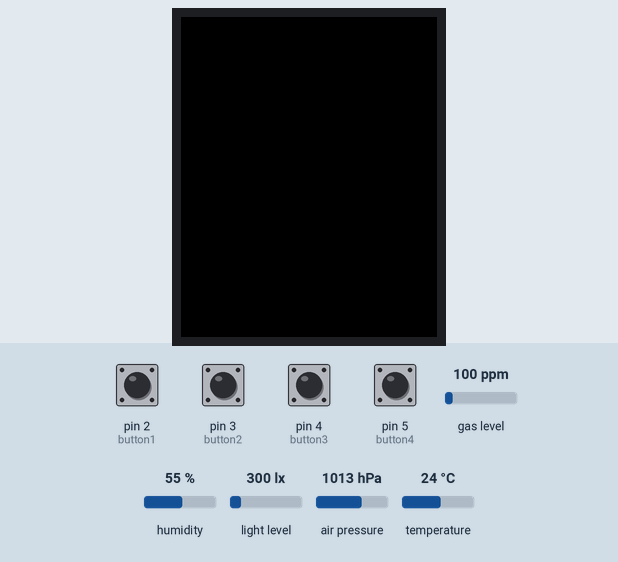
A sketch run on a simulated Arduino Uno, built with avr-gcc and run on an emulated ATmega328P. Parts: 160×128 colour display. Inputs (shaded band) come from the test bench; at power-on: pin 2 (button1), pin 3 (button2), pin 4 (button3), pin 5 (button4) HIGH, gas level 100 ppm, humidity 55 %, light level 300 lx, air pressure 1013 hPa, temperature 24 °C. Storage starts empty; what the sketch prints to the serial monitor is not drawn.

Above: at 1.3 s.
1.4 s: pin 2 (button1) pulled LOW for 0.15 s
At 2.7 s:
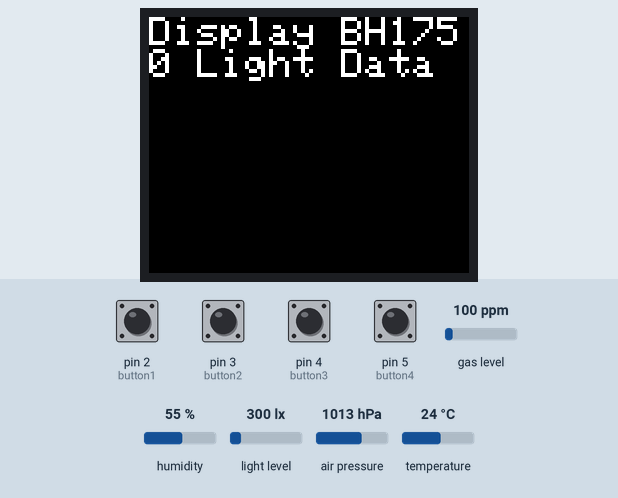
3.0 s: pin 3 (button2) pulled LOW for 1 s
At 5.1 s:
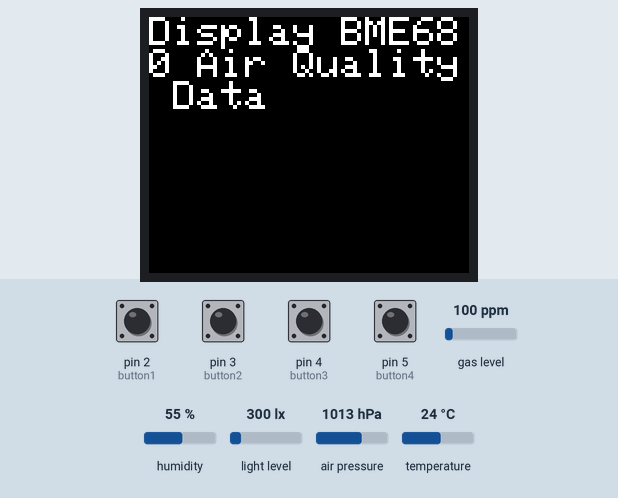
5.5 s: pin 4 (button3) pulled LOW for 1 s
At 7.6 s:
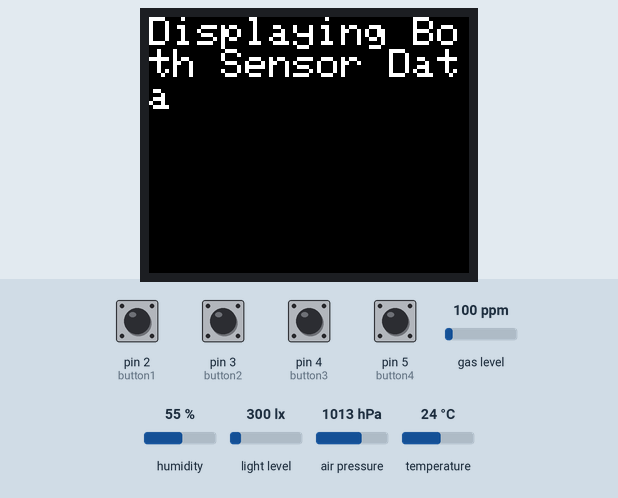
8.0 s: pin 5 (button4) pulled LOW for 1 s
At 8.9 s:
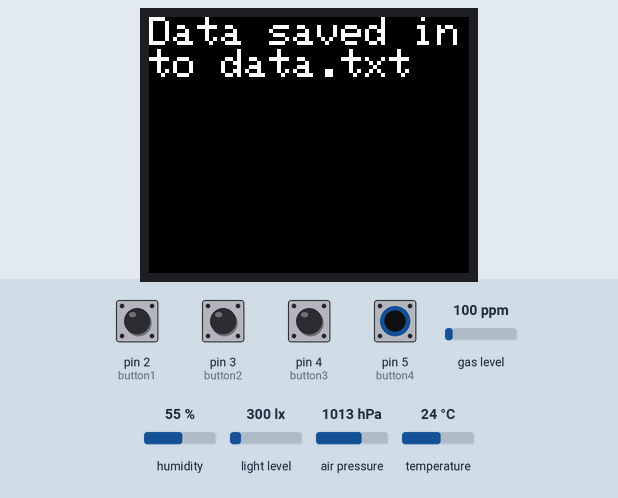
10.5 s: pin 2 (button1) pulled LOW for 1 s
At 11.6 s:
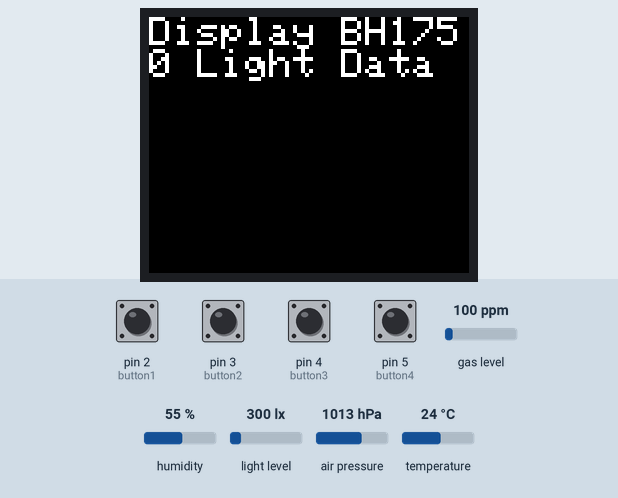
14.5 s: pin 3 (button2) pulled LOW for 0.15 s
At 15.5 s:
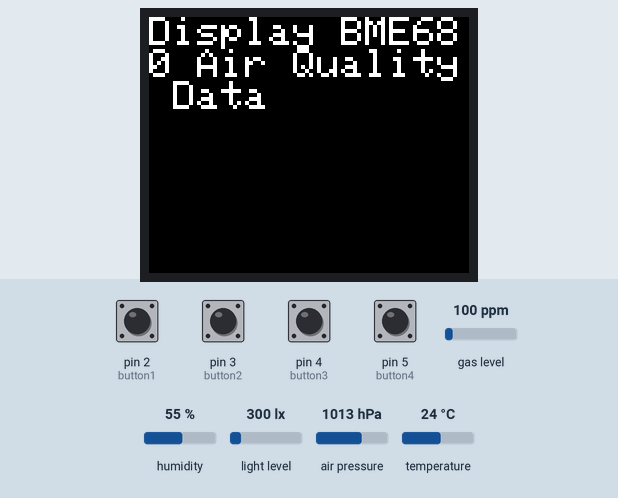
Timing chart, 0 to 17.5 s (numbered marks = the images above; inputs shaded):
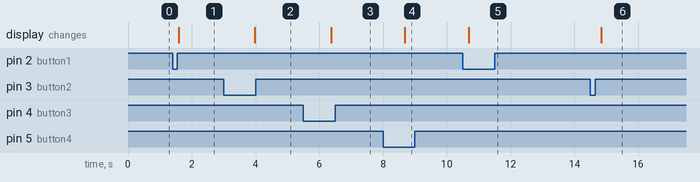

The sketch:

sensor_SDcard_pushbutton.ino
```cpp
#include <Adafruit_Sensor.h>
#include "Adafruit_BME680.h"
#include <BH1750.h>
#include <Wire.h>
#include <SPI.h>
#include <Adafruit_ST7735.h> // Hardware-specific library for ST7735
#include <Adafruit_GFX.h>
#include <SdFat.h>

SdFs sd;
FsFile file;

const int button1 = 2;
const int button2 = 3;
const int button3 = 4;
const int button4 = 5;
const int SD_CS = 9;


#define TFT_CS    10
#define TFT_RST   6
#define TFT_DC    7
#define TFT_SCLK 13
#define TFT_MOSI 11

//Adafruit_ST7735 tft = Adafruit_ST7735(TFT_CS,  TFT_DC, TFT_RST);
Adafruit_ST7735 tft = Adafruit_ST7735(TFT_CS, TFT_DC, TFT_MOSI, TFT_SCLK, TFT_RST);

#define BME_SCK 13
#define BME_MISO 12
#define BME_MOSI 11
#define BME_CS 10

#define SEALEVELPRESSURE_HPA (1013.25)

BH1750 lightMeter;
Adafruit_BME680 bme; // I2C
//Adafruit_BME680 bme(BME_CS); // hardware SPI
//Adafruit_BME680 bme(BME_CS, BME_MOSI, BME_MISO,  BME_SCK);

void setup() {
  Serial.begin(9600);

  while (!Serial);
  Serial.println(F("BME680 test"));
  Serial.println(F("BH1750 Test begin"));

  if (!bme.begin(0x76)) {
    Serial.println("Could not find a valid BME680 sensor, check wiring!");
    while (1);
  }

  Serial.print(F("Hello! ST77xx TFT Test"));
  tft.initR(INITR_BLACKTAB);
  tft.setRotation(3);
  Serial.println(F("Initialized"));
  tft.fillScreen(ST77XX_BLACK);

  bme.setTemperatureOversampling(BME680_OS_8X);
  bme.setHumidityOversampling(BME680_OS_2X);
  bme.setPressureOversampling(BME680_OS_4X);
  bme.setIIRFilterSize(BME680_FILTER_SIZE_3);
  bme.setGasHeater(320, 150); // 320*C for 150 ms

  lightMeter.begin();

pinMode(button1, INPUT_PULLUP);
pinMode(button2, INPUT_PULLUP);
pinMode(button3, INPUT_PULLUP);
pinMode(button4, INPUT_PULLUP);
if (!SD.begin(SD_CS)) {
  Serial.println("SD card initialization failed!");
  while (1);
}

}

void loop() {
Serial.println("Pressing button to set sensor:\n1 - Light sensor\n2 - Air Quality sensor\n3 - Both sensors work continously\n4 - Save data to SD Card");

  if (digitalRead(button1) == LOW) {
    Serial.println("Button 1 pressed - BH1750 Light sensor");
    Light();
    tft.fillScreen(ST77XX_BLACK);
    tft.setCursor(0, 0);
    tft.setTextColor(ST77XX_WHITE);
    tft.setTextSize(2);
    tft.println("Display BH1750 Light Data");
    delay(2000);
  } else if (digitalRead(button2) == LOW) {
    Serial.println("Button 2 pressed - BME680 Air Quality sensor");
    AQ();
    tft.fillScreen(ST77XX_BLACK);
    tft.setCursor(0, 0);
    tft.setTextColor(ST77XX_WHITE);
    tft.setTextSize(2);
    tft.println("Display BME680 Air Quality Data");
    delay(2000);
  } else if (digitalRead(button3) == LOW) {
    Serial.println("Button 3 pressed - Both sensors work continuously");
    Both();
    tft.fillScreen(ST77XX_BLACK);
    tft.setCursor(0, 0);
    tft.setTextColor(ST77XX_WHITE);
    tft.setTextSize(2);
    tft.println("Displaying Both Sensor Data");
    delay(2000);
  } else if (digitalRead(button4) == LOW) {
    Serial.println("Button 4 pressed - Saving Sensor Data into SD card");
    File dataFile = SD.open("data.txt", FILE_WRITE);
    if (dataFile) {
      dataFile.print("Light: ");
      dataFile.print(lightMeter.readLightLevel());
      dataFile.print(" lux - ");
      if (bme.performReading()) {
        dataFile.print("Temperature: ");
        dataFile.print(bme.temperature);
        dataFile.print(" *C, ");
        dataFile.print("Humidity: ");
        dataFile.print(bme.humidity);
        dataFile.print(" %, ");
        dataFile.print("Pressure: ");
        dataFile.print(bme.pressure / 100.0);
        dataFile.println(" hPa");
      } else {
        dataFile.println("Failed to read BME680 sensor!");
      }
      dataFile.close();
      Serial.println("Data saved into data.txt");
      tft.fillScreen(ST77XX_BLACK);
      tft.setCursor(0, 0);
      tft.setTextColor(ST77XX_WHITE);
      tft.setTextSize(2);
      tft.println("Data saved into data.txt");
    }
  }
}


void AQ() {
  if (! bme.performReading()) {
    Serial.println("Failed to perform reading :(");
    return;
  }
  Serial.print("Temperature = ");
  Serial.print(bme.temperature);
  Serial.println(" *C");

  Serial.print("Pressure = ");
  Serial.print(bme.pressure / 100.0);
  Serial.println(" hPa");

  Serial.print("Humidity = ");
  Serial.print(bme.humidity);
  Serial.println(" %");

  Serial.print("Gas = ");
  Serial.print(bme.gas_resistance / 1000.0);
  Serial.println(" KOhms");

  Serial.print("Approx. Altitude = ");
  Serial.print(bme.readAltitude(SEALEVELPRESSURE_HPA));
  Serial.println(" m");

  tft.fillScreen(ST77XX_BLACK);
  tft.setTextSize(1);

  tft.setCursor(5, 10);
  tft.setTextColor(ST77XX_WHITE);
  tft.println("Temperature = ");
  tft.setCursor(100, 10);
  tft.setTextColor(ST77XX_WHITE);
  tft.println(bme.temperature);
  tft.setCursor(130, 10);
  tft.setTextColor(ST77XX_WHITE);
  tft.println("*C");

  tft.setCursor(5, 30);
  tft.setTextColor(ST77XX_WHITE);
  tft.println("Pressure = ");
  tft.setCursor(70, 30);
  tft.setTextColor(ST77XX_WHITE);
  tft.println(bme.pressure / 100.0);
  tft.setCursor(100, 30);
  tft.setTextColor(ST77XX_WHITE);
  tft.println(" hPa");

  tft.setCursor(5, 50);
  tft.setTextColor(ST77XX_WHITE);
  tft.println("Humidity = ");
  tft.setCursor(70, 50);
  tft.setTextColor(ST77XX_WHITE);
  tft.println(bme.humidity);
  tft.setCursor(100, 50);
  tft.setTextColor(ST77XX_WHITE);
  tft.println(" %");

  tft.setCursor(5, 70);
  tft.setTextColor(ST77XX_WHITE);
  tft.println("Gas = ");
  tft.setCursor(70, 70);
  tft.setTextColor(ST77XX_WHITE);
  tft.println(bme.gas_resistance / 1000.0);
  tft.setCursor(100, 70);
  tft.setTextColor(ST77XX_WHITE);
  tft.println(" KOhms");

  tft.setCursor(5, 90);
  tft.setTextColor(ST77XX_WHITE);
  tft.println("Sea Level = ");
  tft.setCursor(90, 90);
  tft.setTextColor(ST77XX_WHITE);
  tft.println(bme.readAltitude(SEALEVELPRESSURE_HPA));
  tft.setCursor(120, 90);
  tft.setTextColor(ST77XX_WHITE);
  tft.println(" m");
}

void Light() {
float lux = lightMeter.readLightLevel();
  Serial.print("Light: ");
  Serial.print(lux);
  Serial.println(" lx");
  Serial.println();


  tft.fillScreen(ST77XX_BLACK);
  tft.setTextSize(1);

  tft.setCursor(5, 60);
  tft.setTextColor(ST77XX_WHITE);
  tft.println("Light = ");
  tft.setCursor(70, 60);
  tft.setTextColor(ST77XX_WHITE);
  tft.println(lux);
  tft.setCursor(100, 60);
  tft.setTextColor(ST77XX_WHITE);
  tft.println(" lx");
}


void Both() {
  if (! bme.performReading()) {
    Serial.println("Failed to perform reading :(");
    return;
  }
  Serial.print("Temperature = ");
  Serial.print(bme.temperature);
  Serial.println(" *C");

  Serial.print("Pressure = ");
  Serial.print(bme.pressure / 100.0);
  Serial.println(" hPa");

  Serial.print("Humidity = ");
  Serial.print(bme.humidity);
  Serial.println(" %");

  Serial.print("Gas = ");
  Serial.print(bme.gas_resistance / 1000.0);
  Serial.println(" KOhms");

  Serial.print("Approx. Altitude = ");
  Serial.print(bme.readAltitude(SEALEVELPRESSURE_HPA));
  Serial.println(" m");

  tft.fillScreen(ST77XX_BLACK);
  tft.setTextSize(1);

  tft.setCursor(5, 10);
  tft.setTextColor(ST77XX_WHITE);
  tft.println("Temperature = ");
  tft.setCursor(100, 10);
  tft.setTextColor(ST77XX_WHITE);
  tft.println(bme.temperature);
  tft.setCursor(130, 10);
  tft.setTextColor(ST77XX_WHITE);
  tft.println("*C");

  tft.setCursor(5, 30);
  tft.setTextColor(ST77XX_WHITE);
  tft.println("Pressure = ");
  tft.setCursor(70, 30);
  tft.setTextColor(ST77XX_WHITE);
  tft.println(bme.pressure / 100.0);
  tft.setCursor(100, 30);
  tft.setTextColor(ST77XX_WHITE);
  tft.println(" hPa");

  tft.setCursor(5, 50);
  tft.setTextColor(ST77XX_WHITE);
  tft.println("Humidity = ");
  tft.setCursor(70, 50);
  tft.setTextColor(ST77XX_WHITE);
  tft.println(bme.humidity);
  tft.setCursor(100, 50);
  tft.setTextColor(ST77XX_WHITE);
  tft.println(" %");

  tft.setCursor(5, 70);
  tft.setTextColor(ST77XX_WHITE);
  tft.println("Gas = ");
  tft.setCursor(70, 70);
  tft.setTextColor(ST77XX_WHITE);
  tft.println(bme.gas_resistance / 1000.0);
  tft.setCursor(100, 70);
  tft.setTextColor(ST77XX_WHITE);
  tft.println(" KOhms");

  tft.setCursor(5, 90);
  tft.setTextColor(ST77XX_WHITE);
  tft.println("Sea Level = ");
  tft.setCursor(90, 90);
  tft.setTextColor(ST77XX_WHITE);
  tft.println(bme.readAltitude(SEALEVELPRESSURE_HPA));
  tft.setCursor(120, 90);
  tft.setTextColor(ST77XX_WHITE);
  tft.println(" m");

float lux = lightMeter.readLightLevel();
  Serial.print("Light: ");
  Serial.print(lux);
  Serial.println(" lx");
  Serial.println();

  tft.setCursor(5, 110);
  tft.setTextColor(ST77XX_WHITE);
  tft.println("Light = ");
  tft.setCursor(70, 110);
  tft.setTextColor(ST77XX_WHITE);
  tft.println(lux);
  tft.setCursor(100, 110);
  tft.setTextColor(ST77XX_WHITE);
  tft.println(" lx");
}


void resetFunc() {
  tft.fillScreen(ST77XX_WHITE);
  tft.setTextSize(1);

  tft.setCursor(50, 60);
  tft.setTextColor(ST77XX_RED);
  tft.println("Reseting...");
}
```

Measured:
- after the input at 1.4 s, the display: changes after 0.20 s (image 1)
- after the input at 3.0 s, the display: changes after 0.98 s (image 2)
- after the input at 5.5 s, the display: changes after 0.87 s (image 3)
- after the input at 8.0 s, the display: changes after 0.69 s (image 4)
- after the input at 10.5 s, the display: changes after 0.18 s (image 5)
- after the input at 14.5 s, the display: changes after 0.34 s (image 6)
